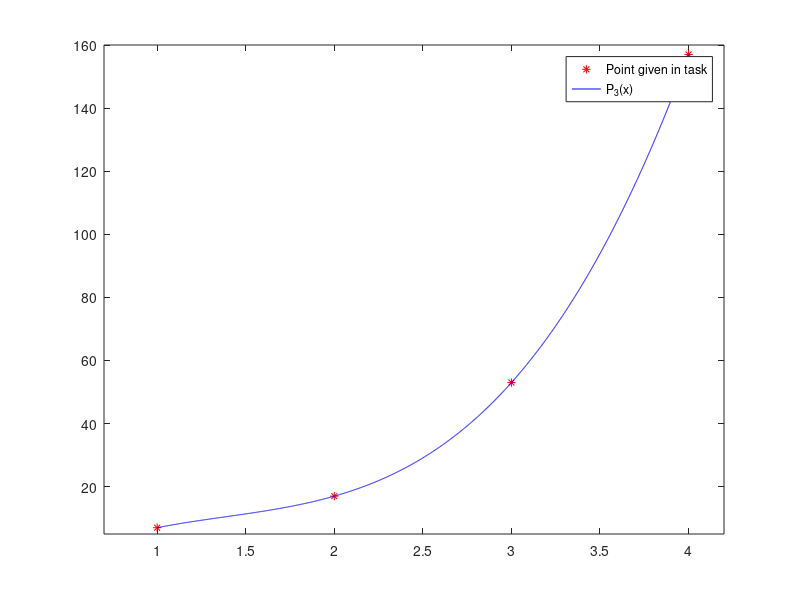

Source code (MATLAB): (Note: this script raises an error after producing the figure.)

clear; close all; clc;

%task 1

pX = [1, 2,3,4];
pY = [7,17, 53, 157];

% plot function
x = 1 : 0.001 : 4;
p = (x-1)/1;
P3_x = 7+10.*p + p.*(p-1).*26/(2*1) + p.*(p-1).*(p-2)*42/(3*2*1);

plot(pX,pY, '*r');
hold on
xlim([0.7 4.2]);
ylim([5 160]);
plot(x,P3_x, 'b')
legend('Point given in task', 'P_3(x)', Location='northwest')
%NB: generated .eps figure in other script

%% NewtonBackwards task 2 
clear; close all; clc;
pX = [-0.75, -0.5, -0.25, 0]; %Given points along function
pY = [-0.0718125,-0.02475, 0.3349375, 1.10100]; %Given points along function

%Calculate the Delta1Y
% From self made function
Delta1Y = delta(pY);
%calculate the delta^2Y
Delta2Y = delta(Delta1Y);
%calculate the delta^3Y
Delta3Y = delta(Delta2Y);
xList = -0.75 : 0.01 : 0;
x = xList;
p = x./0.25;
P_3_x = pY(4) + Delta1Y(3).*p + Delta2Y(2).*p.*(p+1)/(2*1) + Delta3Y(1).*p.*(p+1).*(p+2)/(3*2);
%Specific point
xGiven = -1/3;
x = xGiven;
p = x./0.25;
P_3_givenX = pY(4) + Delta1Y(3)*p + Delta2Y(2).*p.*(p+1)/(2*1) + Delta3Y(1)*p.*(p+1).*(p+2)/(3*2)

plot(pX,pY, '*r');
hold on
plot(xList,P_3_x, 'b')
plot(xGiven, P_3_givenX, 'ok')
legend('Point given in task', 'P_3(x)','Point x = -1/3', Location='northwest')
%NB: generated .eps figure in other script

%% lagrange task 3 
clear; close all; clc;

time = [0, 1, 3, 4]; % given time
v = [21, 15, 12, 10]; %given velocities at corresponding time

syms t

p1 = (t-1)*(t-3)*(t-4)*21/((-1*-3*-4));
p1 = expand(p1);

p2 = (t-0)*(t-3)*(t-4)*15/((1*(1-3)*(1-4)));
p2 = expand(p2);

p3 = (t-0)*(t-1)*(t-4)*12/(((3-0)*(3-1)*(3-4)));
p3 = expand(p3);

p4 = (t-0)*(t-1)*(t-3)*10/(((4-0)*(4-1)*(4-3)));
p4 = expand(p4);

v_t = p1+p2+p3+p4
x_t = int(v_t,t)
a_t = diff(v_t,t)


tlist = 0 : 0.01 : 4;
%from symbolic function to plotable values
vPlot = subs(v_t, t, tlist);
xPlot = subs(x_t, t, tlist);
aPlot = subs(a_t, t, tlist);

plot(tlist,xPlot)
hold on
plot(tlist,vPlot)
plot(tlist,aPlot)
plot(time, v, '*r')
legend('x','v','a','Given points', Location='northwest')

x_4_s = double(subs(x_t, t, 4))
a_4_s = double(subs(a_t, t, 4))
%NB: generated .eps figure in other script

%% Newton divided task 4 
clear; close all; clc;
pX = [5 7 11 13 17]; %Given points along function
pY = [150 392 1452 2366 5202]; %Given points along function

% 1st order diveded difference
for i=1 : length(pY)-1
    delta_ND(i) = (pY(1+i)-pY(i))/(pX(1+i)-pX(i));
    i = i+1;
end

% 2nd order diveded difference
delta_ND2 = [(265-121)/(11-5),(457-265)/(13-7),(709-457)/(17-11)]

% 3rd order 
delta_ND3 = [(32-24)/(13-5),(42-32)/(17-7)] 
% 3th order = 0
syms x
y = 150 + (x-5)*121 + (x-5)*(x-7)*24+ (x-5)*(x-7)*(x-11)*1;
y = expand(y);
xlist = 5 :0.01 : 17;
yPlot = subs(y, x, xlist);

y_9 = subs(y, x, 9);
plot(xlist,yPlot)
hold on
plot(pX,pY, '*r')
plot(9,y_9, 'ok')
legend('y(t)','Given points','y(9)', Location='northwest')
%NB: generated .eps figure in other script

%% Lagranges task 5 
clear; close all; clc;
pX = [30 34 38 42]; %Given points along function
pY = [-30 -13 3 18]; %Given points along function

syms y
x1 = (y+13)*(y-3)*(y-18)*30/((-30+13)*(-30-3)*(-30-18));
x2 = (y+30)*(y-3)*(y-18)*34/((-13+30)*(-13-3)*(-13-18));
x3 = (y+30)*(y+13)*(y-18)*38/((3+30)*(3+13)*(3-18));
x4 = (y+30)*(y+13)*(y-3)*42/((18+30)*(18+13)*(18-3));
x = x1+x2+x3+x4;

x = expand(x);

x_0 = double(subs(x, y, 0));
ylist = -30 : 0.01 :18;
xPlot= (subs(x, y, ylist));

plot(xPlot,ylist)
hold on
plot(pX,pY, '*r')
plot(x_0,0, 'ok')
legend('x(y)','Given points','x(0)', Location='northwest')
%NB: generated .eps figure in other script

%% Newton divided task 6
clear; close all; clc;
pX = [4 5 7 10 11]; %Given points along function
pY = [48 100 294 900 1210]; %Given points along function
% Evaluate f(8)


% 1st order diveded difference
for i=1 : length(pY)-1
    delta_ND(i) = (pY(1+i)-pY(i))/(pX(1+i)-pX(i));
    i = i+1;
end

% 2nd order diveded difference
delta_ND2 = [(97-52)/(7-4),(202-97)/(10-5),(310-202)/(11-7)]
delta_ND3 = [(21-15)/(10-4), (27-21)/(11-5)]

%ADD POINT (13,2028)
delta_ND(5) = (2028-1210)/(13-11);
delta_ND2(4) = (409-310)/(13-10);
delta_ND3(3) = (33-27)/(13-7);

syms x 
%Function y is unchanged with added point
y = 48 + (x-4)*52 + (x-4)*(x-5)*15 + (x-4)*(x-5)*(x-7);
y_8 = double(subs(y, x, 8))
%Point lands good on the function as expexted
y_12 = double(subs(y, x, 12))
xlist = 4 : 0.01 : 13;
ylist= (subs(y, x, xlist));

plot(xlist,ylist)
hold on
plot(pX,pY, '*r')
plot(8,y_8, 'ok')
plot(13,2028,'^g')
legend('x(y)','Given points','y(8)','(13, 2028)', Location='northwest')
%NB: generated .eps figure in other script


